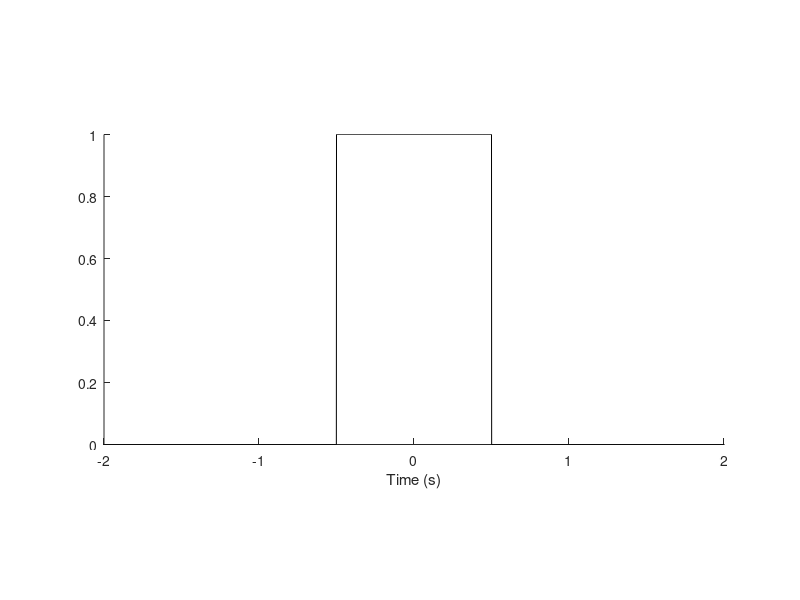
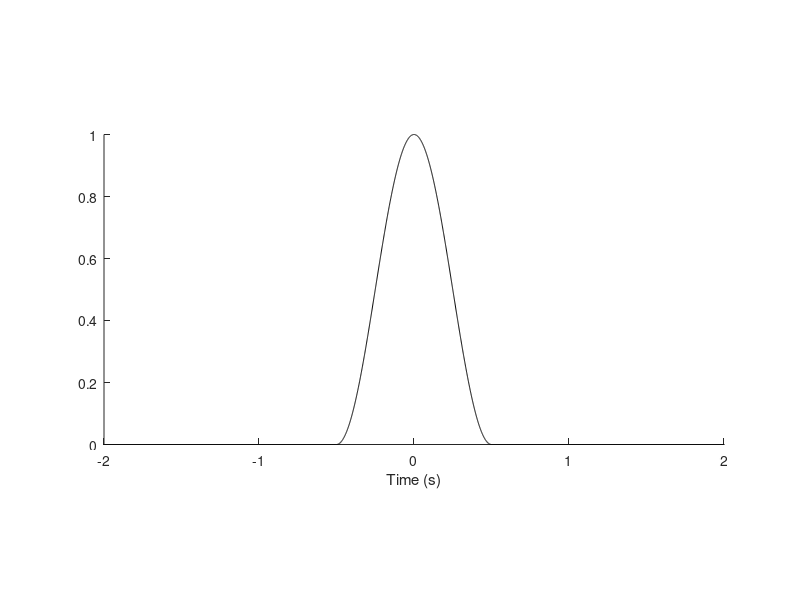
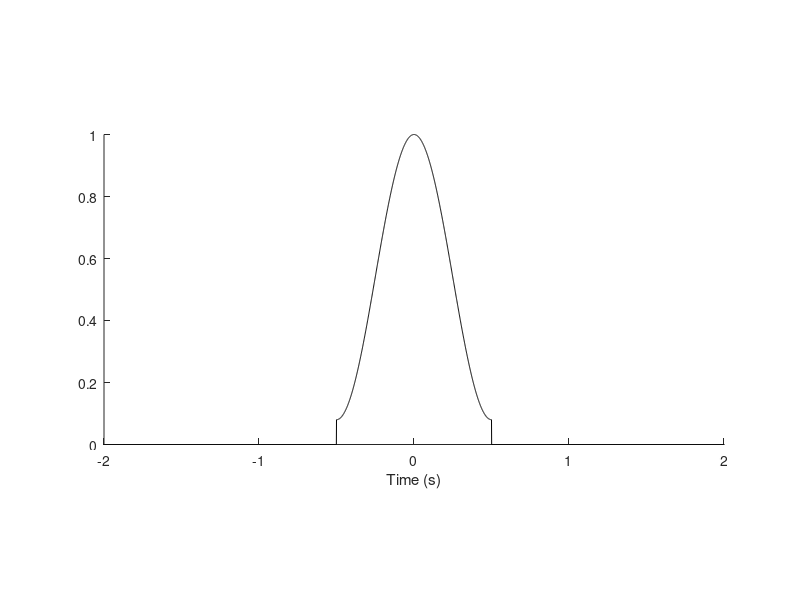
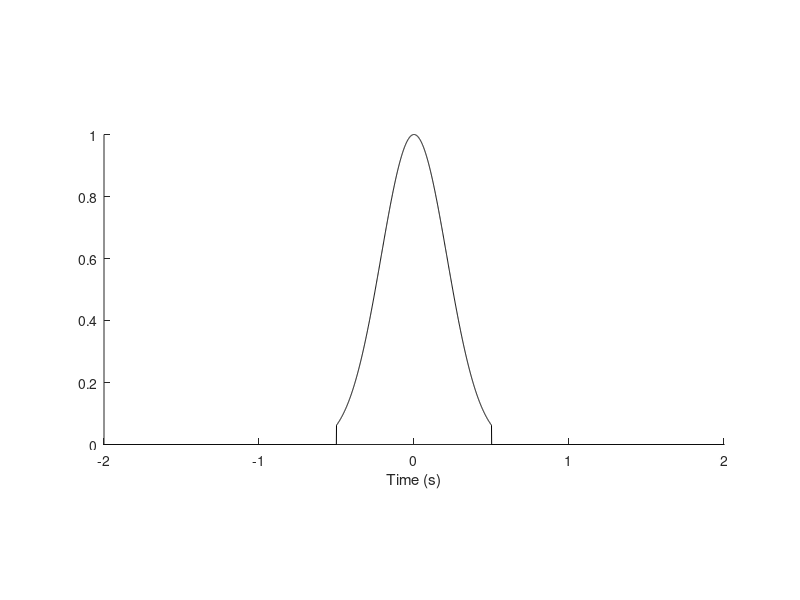

Here is the MATLAB script that generated these plots, in order:
clear all; close all; clc;

sigma = 0.3;
fs = 1000;
dt = 1/fs;
t=-5:dt:5;
N = length(t);

%%
w_rect = double(t>=-1/2 & t<=1/2);
w_hann = 1/2*(1-cos(2*pi*(t+1/2))).*w_rect;
w_hamming = (0.54-0.46*cos(2*pi*(t+1/2))).*w_rect;
w_gauss = exp(-t.^2/sigma^2).*w_rect;

figure(1); clf; hold on;
plot(t, w_rect, 'k');
set(gca, 'plotboxaspectratio', [2 1 1])
xlim([-2 2]); set(gcf, 'color', 'w');
xlabel('Time (s)');

figure(2); clf; hold on;
plot(t, w_hann, 'k');
set(gca, 'plotboxaspectratio', [2 1 1])
xlim([-2 2]); set(gcf, 'color', 'w');
xlabel('Time (s)');

figure(3); clf; hold on;
plot(t, w_hamming, 'k');
set(gca, 'plotboxaspectratio', [2 1 1])
xlim([-2 2]); set(gcf, 'color', 'w');
xlabel('Time (s)');

figure(4); clf; hold on;
plot(t, w_gauss, 'k');
set(gca, 'plotboxaspectratio', [2 1 1])
xlim([-2 2]); set(gcf, 'color', 'w');
xlabel('Time (s)');

%%

p_rect = 10*log10(abs(fft(w_rect)).^2/fs^2);
p_hann = 10*log10(abs(fft(w_hann)).^2/fs^2);
p_hamming = 10*log10(abs(fft(w_hamming)).^2/fs^2);
p_gauss = 10*log10(abs(fft(w_gauss)).^2/fs^2);

f = (0:(N-1))/N*fs - fs/2;

figure(5); clf; hold on;
plot(f, fftshift(p_rect), 'k');
set(gca, 'plotboxaspectratio', [2 1 1])
xlim([-20 20]); ylim([-100 0]); set(gcf, 'color', 'w');
xlabel('frequency (s)');
ylabel('log(PSD) (dB)');

figure(6); clf; hold on;
plot(f, fftshift(p_hann), 'k');
set(gca, 'plotboxaspectratio', [2 1 1])
xlim([-20 20]); ylim([-100 0]); set(gcf, 'color', 'w');
xlabel('frequency (s)');
ylabel('log(PSD) (dB)');

figure(7); clf; hold on;
plot(f, fftshift(p_hamming), 'k');
set(gca, 'plotboxaspectratio', [2 1 1])
xlim([-20 20]); ylim([-100 0]); set(gcf, 'color', 'w');
xlabel('frequency (s)');
ylabel('log(PSD) (dB)');

figure(8); clf; hold on;
plot(f, fftshift(p_gauss), 'k');
set(gca, 'plotboxaspectratio', [2 1 1])
xlim([-20 20]); ylim([-100 0]); set(gcf, 'color', 'w');
xlabel('frequency (s)');
ylabel('log(PSD) (dB)');
